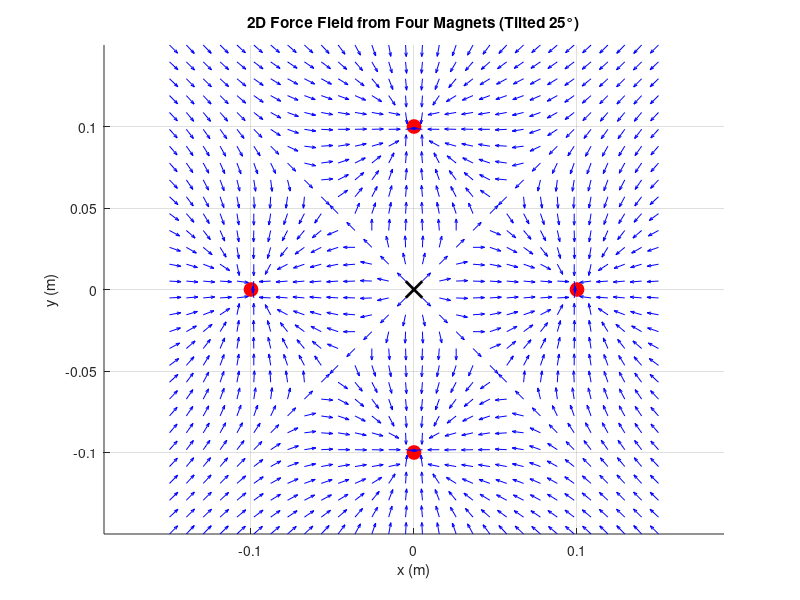

Write the MATLAB code that produced this figure.
clear; close all; clc;

% Physical constants
mu0 = 4 * pi * 1e-7; % Permeability of free space (T·m/A)

% Magnet parameters
Br = 1.2; % Remanence (Tesla) - NdFeB magnet
V_magnet = [0.01, 0.01, 0.01]; % Volume [x,y,z] (m³)
m_mag = Br * prod(V_magnet) / mu0; % Magnetic moment magnitude (A·m²)

% Positions of four magnets (equally spaced around a circle, radius = 0.1 m)
angles = linspace(0, 2*pi, 5); % 5 angles (0°, 90°, 180°, 270°)
angles = angles(1:4); % Take first 4 (avoid duplicate at 360°)
radius = 0.1; % Distance from center (m)

% Initialize magnet positions and dipole moments (tilted 25° toward center)
magnet_positions = zeros(4, 3); % [x, y, z]
magnet_moments = zeros(4, 3);   % [mx, my, mz]

for k = 1:4
    % Position of k-th magnet
    x = radius * cos(angles(k));
    y = radius * sin(angles(k));
    magnet_positions(k, :) = [x, y, 0];
    
    % Dipole moment direction (tilted 25° toward center)
    tilt_angle = 55 * pi / 180; % 25° in radians
    m_dir = -[x, y, 0] / radius; % Points toward center (normalized)
    m_dir_tilted = [m_dir(1), m_dir(2), sin(tilt_angle)]; % Tilted 25° upward
    m_dir_tilted = m_dir_tilted / norm(m_dir_tilted); % Normalize
    
    magnet_moments(k, :) = m_mag * m_dir_tilted;
end

% Grid setup (2D plane, z=0)
x_range = linspace(-0.15, 0.15, 30);
y_range = linspace(-0.15, 0.15, 30);
[X, Y] = meshgrid(x_range, y_range);
Z = zeros(size(X));

% Compute B-field and force on a test dipole (aligned with z-axis)
test_m = [0, 0, 1e-3]; % Test dipole moment (A·m²)
Bx = zeros(size(X));
By = zeros(size(X));
Bz = zeros(size(X));

for i = 1:numel(X)
    r_test = [X(i), Y(i), Z(i)]; % Test position
    
    % Total B-field from all four magnets
    B_total = [0, 0, 0];
    for k = 1:4
        r = r_test - magnet_positions(k, :);
        r_norm = norm(r);
        
        if r_norm > 0
            r_hat = r / r_norm;
            m = magnet_moments(k, :);
            
            % Dipole field formula
            B = (mu0 / (4 * pi)) * ( (3 * dot(m, r_hat) * r_hat - m) / r_norm^3 );
            B_total = B_total + B;
        end
    end
    
    Bx(i) = B_total(1);
    By(i) = B_total(2);
    Bz(i) = B_total(3);
end

% Force on test dipole: F = ∇(m_test · B)
[Fx, Fy] = gradient(-test_m(3) * Bz, x_range, y_range);

% Normalize force for better visualization
F_magnitude = sqrt(Fx.^2 + Fy.^2);
Fx_normalized = Fx ./ (F_magnitude + 1e-10); % Avoid division by zero
Fy_normalized = Fy ./ (F_magnitude + 1e-10);

% Plotting
figure;
hold on;

% Plot magnet positions (red circles)
for k = 1:4
    plot(magnet_positions(k, 1), magnet_positions(k, 2), 'ro', 'MarkerSize', 10, 'MarkerFaceColor', 'r');
end

% Quiver plot of force field (normalized)
quiver(X, Y, Fx_normalized, Fy_normalized, 0.5, 'b'); % 0.5 = arrow scaling

% Labels and title
xlabel('x (m)');
ylabel('y (m)');
title('2D Force Field from Four Magnets (Tilted 25°)');
axis equal;
grid on;

% Add a center point
plot(0, 0, 'kx', 'MarkerSize', 12, 'LineWidth', 2);